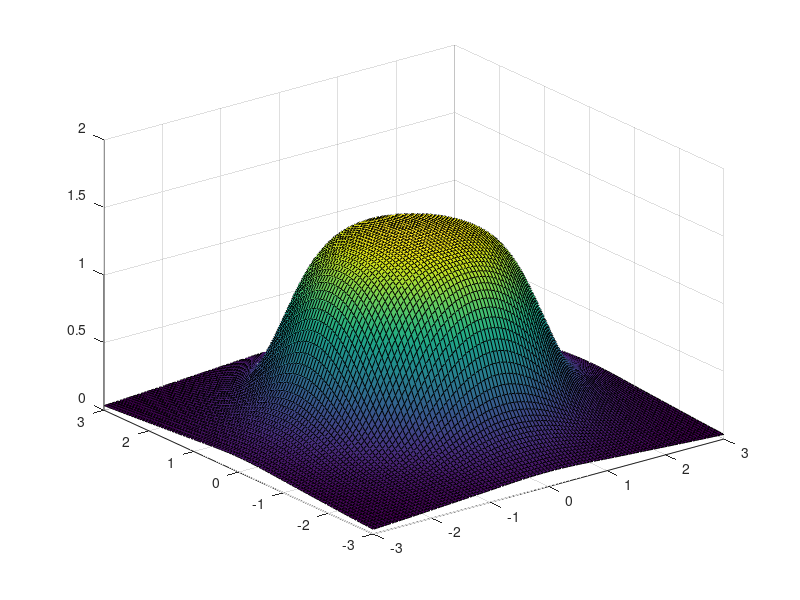
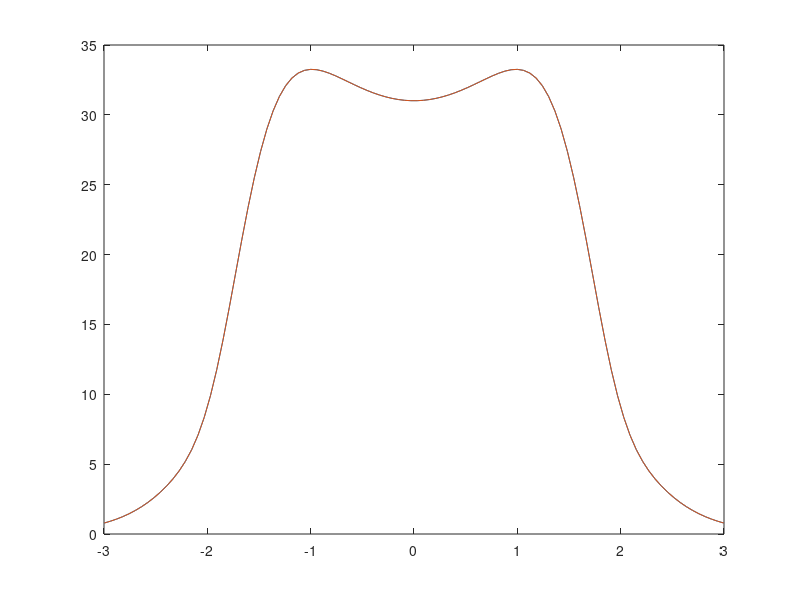

MATLAB code for these plots, in order:
clear all
close all
%% Dados do Led
theta = 30;
m = (-log(2))/log(cos(deg2rad(theta/2)));
N=15;
E0 = 1;
Dim=100;

%% Dados da Arena
Alt_Cam = 2.6;
Raio_new = 3;
Raio_Ar = 3;
DiffR = Raio_Ar-Raio_new;
z = sqrt((Alt_Cam^2)+(Raio_Ar^2));
Cam_theta = atan2(Raio_new,Alt_Cam);
axis equal
p = sqrt(2/(2+m))*z;

x = linspace(-3,3,Dim);
y = linspace(-3,3,Dim);

%% Plano 

xv = 0; yv = 0; zv = 1;
xp = 1; yp = 0; zp = 0;

rotv = [cos(Cam_theta) 0 sin(Cam_theta);0 1 0 ; -sin(Cam_theta) 0 cos(Cam_theta)]*[xv; yv; zv];
rotp = [cos(Cam_theta) 0 sin(Cam_theta);0 1 0 ; -sin(Cam_theta) 0 cos(Cam_theta)]*[xp; yp; zp]; 

D = -(rotv(1)*rotp(1)+rotv(2)*rotp(2)+rotv(3)*rotp(3));

zp = zeros(Dim,Dim);

for j=1:Dim
        for i=1:Dim
            
         zp(i,j) = -(D + rotv(1)*x(i)+rotv(2)*y(j)) /rotv(3);
          
        end
end
surface(x,y,zp)
zp=zp + z;



%% Intensidade luminosa  
E0 = 1;

Ev = zeros(Dim,Dim);

e =  zeros(Dim,Dim);

for n=1:N
    for i=1:Dim
        for j=1:Dim
            E = (zp(i,j)^m)*E0*(((x(i)-DiffR-p*cos(2*pi*n/N))^2)+((y(j)-p*sin(2*pi*n/N))^2)+zp(i,j)^2)^(-(m+2)/2);
            Ev(i,j) = E;
            E=0;
        end
    end
    
    e = e + Ev;
end
Ev = real(e);



%% Junção de Rings

Ev1 = real(Ev);
Ev2 = rot90(Ev1);
Ev3 = rot90(Ev2);
Ev4 = rot90(Ev3);

E_arena = Ev1+Ev2+Ev3+Ev4;
figure(1)
surf(x,y,E_arena)



%% Variance calc


Var_Ilumi1 = 100*var(E_arena,0,1)./mean(E_arena,1);
Var_Ilumi2 = 100*var(E_arena,0,2)./mean(E_arena,2);
figure(2)
plot(x,Var_Ilumi1,y,Var_Ilumi2);



            
